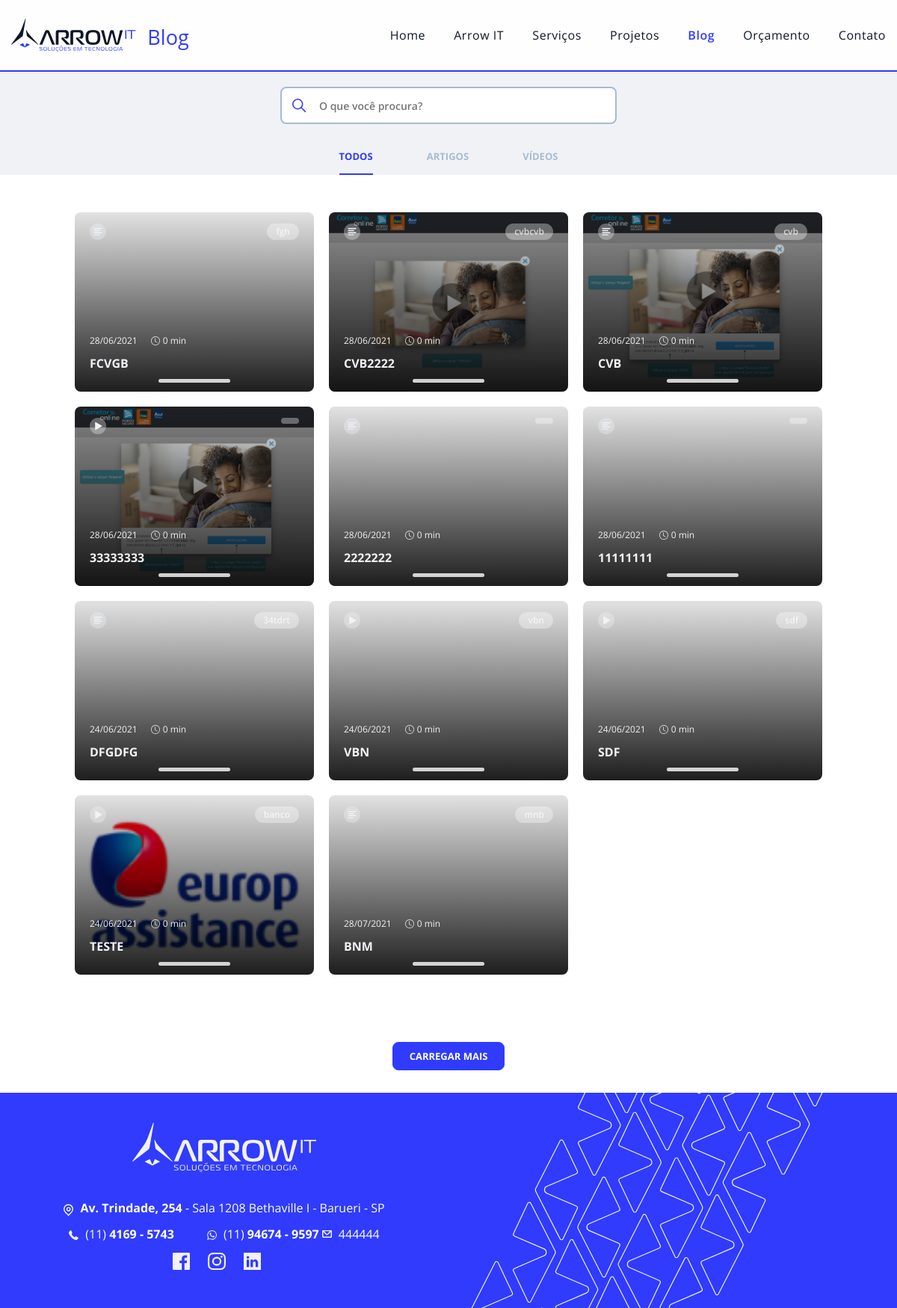
Screenshot of /blog.php with the database file from the repository.
### tables this page shows
CREATE TABLE `ait_blog_post` (
  `id_post` int(11) NOT NULL,
  `titulo` varchar(200) DEFAULT NULL,
  `segmento` varchar(200) DEFAULT NULL,
  `id_categoria` tinyint(4) DEFAULT NULL,
  `conteudo` text DEFAULT NULL,
  `imagem` varchar(200) DEFAULT NULL,
  `destaque` tinyint(2) DEFAULT NULL,
  `linkvideo` varchar(200) DEFAULT NULL,
  `video` varchar(200) DEFAULT NULL,
  `id_autor` int(11) DEFAULT NULL,
  `ip_cadastro` varchar(50) DEFAULT NULL,
  `data_cadastro` datetime DEFAULT NULL,
  `quem_cadastrou` int(11) DEFAULT NULL
);

CREATE TABLE `ait_dadosgerais` (
  `id_dados` int(11) NOT NULL,
  `endereco` varchar(500) DEFAULT NULL,
  `telefone` varchar(100) DEFAULT NULL,
  `celular` varchar(100) DEFAULT NULL,
  `email` varchar(500) DEFAULT NULL,
  `facebook` varchar(100) DEFAULT NULL,
  `instagram` varchar(100) DEFAULT NULL,
  `linkedin` varchar(100) DEFAULT NULL,
  `ip_cadastro` varchar(50) DEFAULT NULL,
  `data_cadastro` datetime DEFAULT NULL,
  `quem_cadastrou` int(11) DEFAULT NULL
);

### blog.php (the view, shortened to what this page needs)
<? include("header.php"); ?>
  <section class="ait-content__blog">
    <div class="ait-component__tab">
      <div class="ait-component__tab__nav">
        <div class="ait-container">
          <div class="ait-content__blog__search">
            <input type="text" name="search" placeholder="O que você procura?">
          </div>
          <ul>
            <li class="active" ait-tab-item="tab1">TODOS</li>
            <li ait-tab-item="tab2">ARTIGOS</li>
            <li ait-tab-item="tab3">VÍDEOS</li>
          </ul>
        </div>
      </div>
      <div class="ait-container">
        <div class="ait-component__tab__content active" ait-tab-content="tab1">
          <div class="ait-content__blog__list">
            <?
              $sql = "SELECT id_post, titulo, segmento, imagem, DATE_FORMAT(data_cadastro, '%Y-%m-%d') as datacad, conteudo, id_categoria
              FROM ait_blog_post
              WHERE 1
              ORDER BY id_post DESC";
              $rs = mysqli_query($con, $sql);
              while($row = mysqli_fetch_array($rs)){
                $id_post = $row["id_post"];
                $titulo = $row["titulo"];
                $segmento = $row["segmento"];
                $imagem = $row["imagem"];
                $data_cadastro = $row["datacad"];
                $d = explode("-", $data_cadastro);
                $data_cadastro = $d[2]."/".$d[1]."/".$d[0];
                $id_categoria = $row["id_categoria"];
                if($id_categoria==1){
                  $nomeclass = "text";
                }else if($id_categoria==2){
                  $nomeclass = "video";
                }
            ?>
              <div class="ait-content__blog__card">
                <a href="blog-integra.php?id=<?=$id_post?>">
                  <div class="ait-content__blog__card__img" style="background-image: url('arrowit-admin/img/blog_post/<?=$imagem?>');">
                    <span class="ait-content__blog__card__img__icon <?=$nomeclass?>"></span>
                    <span class="ait-content__blog__card__img__categoria"><?=$segmento?></span>
                  </div>
                  <div class="ait-content__blog__card__info">
                    <div>
                      <span><?=$data_cadastro?></span><span class="ait-tempo-leiura"></span>
                    </div>
                    <strong><?=$titulo?></strong>
                  </div>
                </a>
              </div>
            <?}?>
          </div>
          <div class="ait-utilities__text-align__center ait-utilities__pdd__30-0">
            <a href="#" class="ait-component__button">Carregar mais</a>
          </div>
        </div>
      </div>
    </div>
  </section>
<? include("footer.php"); ?>

### footer.php (shortened to what this page needs)
<?
   $sql = "SELECT id_dados, endereco, telefone, celular, email, facebook, instagram, linkedin
   FROM ait_dadosgerais
   WHERE 1";
   $rs = mysqli_query($con, $sql);
   $row = mysqli_fetch_array($rs);
   $telefone = $row["telefone"];
   $celular = $row["celular"];
   $email = $row["email"];
   $facebook = $row["facebook"];
   $instagram = $row["instagram"];
   $linkedin = $row["linkedin"];
   $telform = "(".substr($telefone,0,2).") <strong>".substr($telefone,2,-4)." - ".substr($telefone,-4)."</strong>";
   $celform = "(".substr($celular,0,2).") <strong>".substr($celular,2,-4)." - ".substr($celular,-4)."</strong>";
?>
    <footer class="ait-structure__footer">
      <div class="ait-container">
        <div class="row">
          <div class="col-md-6 ait-utilities__text-align__center">
            <a href="index.php" class="ait-structure__footer__logo">
              <img src="./dist/images/icons/ait-svg-logo-white.svg" alt="Logo footer">
            </a>
            <ul>
              <li>
                <a href="https://goo.gl/maps/bB93DWEQBm7ytmNAA" target="_blank"><strong>Av. Trindade, 254</strong> - Sala 1208 <br>Bethaville I - Barueri - SP</a>
              </li>
              <li>
                <a href="tel:+55<?=$telefone?>"><?=$telform?></a>
              </li>
              <li>
                <a  href="https://api.whatsapp.com/send?phone=55<?=$celular?>" target="_blank"><?=$celform?></a>
              </li>
              <li>
                <a href="mailto:<?=$email?>"><?=$email?></a>
              </li>
              <li>
                <a href="<?=$facebook?>" target="_blank" title="Facebook">
                  <img src="./dist/images/icons/ait-svg-facebook-white.svg" alt="">
                </a>
                <a href="<?=$instagram?>" target="_blank" title="Instagram">
                  <img src="./dist/images/icons/ait-svg-instagram-white.svg" alt="">
                </a>
                <a href="<?=$linkedin?>" target="_blank" title="Linkedin">
                  <img src="./dist/images/icons/ait-svg-linkedin-white.svg" alt="">
                </a>
              </li>
            </ul>
          </div>
          <div class="col-md-6 ait-utilities__text-align__center">
            <img src="./dist/images/icons/ait-svg-faixa-diagonal-footer.svg" alt="">
          </div>
        </div>
      </div>
    </footer>
  </body>
</html>

### rows the page displays
ait_blog_post: segmento "fgh", data_cadastro "28/06/2021", titulo "FCVGB"
ait_blog_post: imagem (picture), segmento "cvbcvb", data_cadastro "28/06/2021", titulo "CVB2222"
ait_blog_post: imagem (picture), segmento "cvb", data_cadastro "28/06/2021", titulo "CVB"
ait_blog_post: imagem (picture), data_cadastro "28/06/2021", titulo "33333333"
ait_blog_post: data_cadastro "28/06/2021", titulo "2222222"
ait_blog_post: data_cadastro "28/06/2021", titulo "11111111"
ait_blog_post: segmento "34tdrt", data_cadastro "24/06/2021", titulo "DFGDFG"
ait_blog_post: segmento "vbn", data_cadastro "24/06/2021", titulo "VBN"
ait_blog_post: segmento "sdf", data_cadastro "24/06/2021", titulo "SDF"
ait_blog_post: imagem (picture), segmento "banco", data_cadastro "24/06/2021", titulo "TESTE"
ait_blog_post: segmento "mnb", data_cadastro "28/07/2021", titulo "BNM"
ait_dadosgerais: telefone "11", telefone "4169", telefone "5743", celular "11", celular "94674", celular "9597", email "444444"
